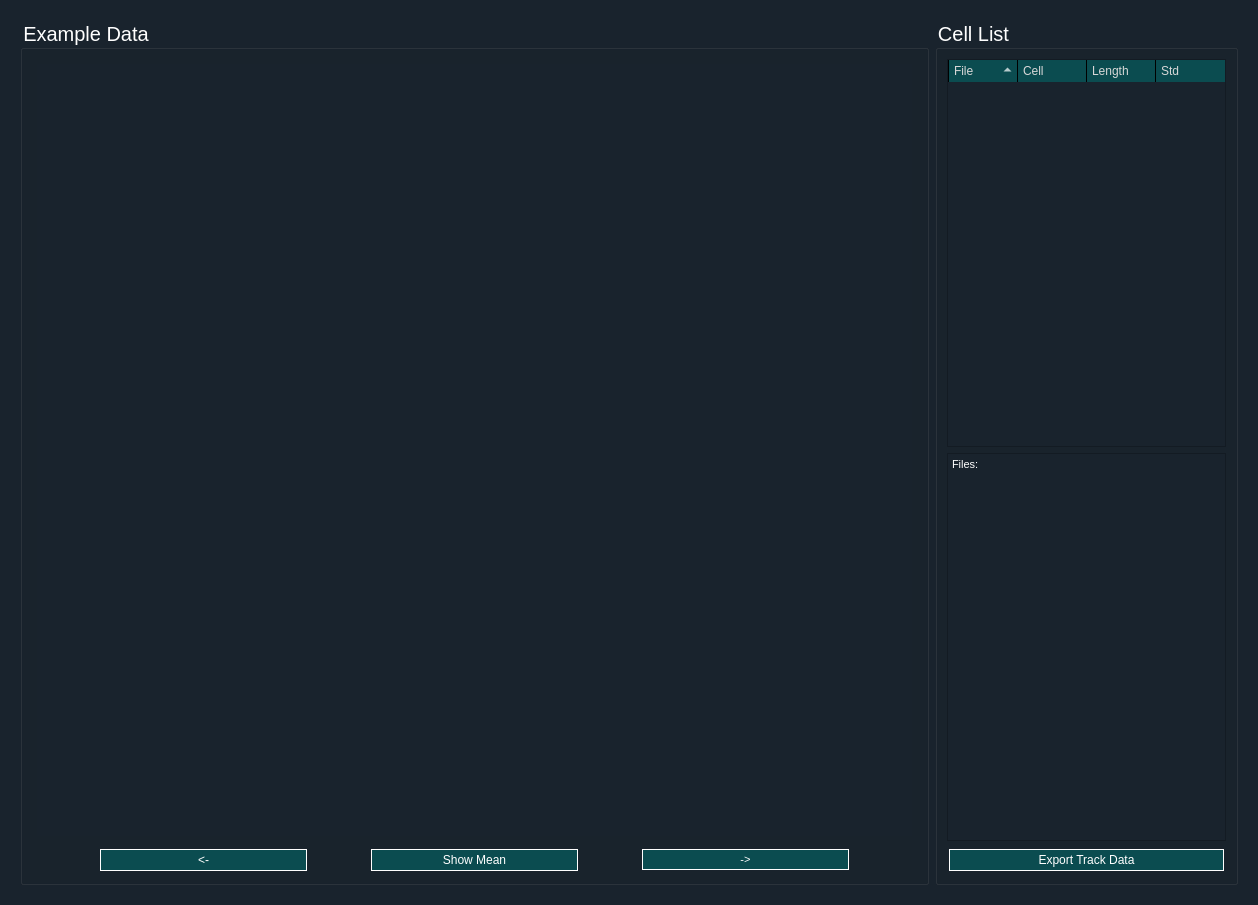
<?xml version="1.0" encoding="UTF-8"?>
<ui version="4.0">
 <class>Dialog</class>
 <widget class="QDialog" name="Dialog">
  <property name="geometry">
   <rect>
    <x>0</x>
    <y>0</y>
    <width>1258</width>
    <height>905</height>
   </rect>
  </property>
  <property name="windowTitle">
   <string>Dialog</string>
  </property>
  <property name="styleSheet">
   <string notr="true">background-color: rgb(25, 35, 45); color: rgb(255,255,255);</string>
  </property>
  <property name="sizeGripEnabled">
   <bool>false</bool>
  </property>
  <property name="modal">
   <bool>false</bool>
  </property>
  <layout class="QVBoxLayout" name="verticalLayout_5" stretch="0">
   <item>
    <widget class="QFrame" name="frame">
     <property name="minimumSize">
      <size>
       <width>180</width>
       <height>0</height>
      </size>
     </property>
     <property name="font">
      <font>
       <pointsize>15</pointsize>
      </font>
     </property>
     <property name="styleSheet">
      <string notr="true"/>
     </property>
     <layout class="QVBoxLayout" name="verticalLayout_2" stretch="0">
      <item>
       <layout class="QHBoxLayout" name="horizontalLayout_2" stretch="3,1">
        <item>
         <widget class="QGroupBox" name="groupBox_3">
          <property name="font">
           <font>
            <pointsize>15</pointsize>
           </font>
          </property>
          <property name="title">
           <string>Example Data</string>
          </property>
          <layout class="QVBoxLayout" name="verticalLayout" stretch="1,0">
           <item>
            <layout class="QHBoxLayout" name="horizontalLayout_4">
             <item>
              <widget class="MplWidget" name="MplWidget_rep" native="true">
               <property name="styleSheet">
                <string notr="true">margin: 5px;</string>
               </property>
              </widget>
             </item>
            </layout>
           </item>
           <item>
            <layout class="QHBoxLayout" name="horizontalLayout" stretch="0,0,0">
             <property name="spacing">
              <number>60</number>
             </property>
             <property name="sizeConstraint">
              <enum>QLayout::SetFixedSize</enum>
             </property>
             <property name="leftMargin">
              <number>66</number>
             </property>
             <property name="rightMargin">
              <number>66</number>
             </property>
             <item>
              <widget class="QPushButton" name="pushButton_backward">
               <property name="styleSheet">
                <string notr="true">QPushButton:hover {
    background-color:rgb(17, 117, 122)

}
QPushButton:pressed {
    background-color:rgb(30, 208, 217)

}

QPushButton {
background-color:rgb(11, 76, 80);
border:1px solid white; 
padding:3px;
margin: 2px;

}</string>
               </property>
               <property name="text">
                <string>&lt;-</string>
               </property>
              </widget>
             </item>
             <item>
              <widget class="QPushButton" name="pushButton_refShowMean">
               <property name="styleSheet">
                <string notr="true">QPushButton:hover {
    background-color:rgb(17, 117, 122)

}
QPushButton:pressed {
    background-color:rgb(30, 208, 217)

}

QPushButton {
background-color:rgb(11, 76, 80);
border:1px solid white; 
padding:3px;
margin: 2px;

}</string>
               </property>
               <property name="text">
                <string>Show Mean</string>
               </property>
              </widget>
             </item>
             <item>
              <widget class="QPushButton" name="pushButton_forward">
               <property name="font">
                <font>
                 <pointsize>8</pointsize>
                </font>
               </property>
               <property name="styleSheet">
                <string notr="true">QPushButton:hover {
    background-color:rgb(17, 117, 122)

}
QPushButton:pressed {
    background-color:rgb(30, 208, 217)

}

QPushButton {
background-color:rgb(11, 76, 80);
border:1px solid white; 
padding:3px;
margin: 2px;

}</string>
               </property>
               <property name="text">
                <string>-&gt;</string>
               </property>
              </widget>
             </item>
            </layout>
           </item>
          </layout>
         </widget>
        </item>
        <item>
         <widget class="QGroupBox" name="groupBox_4">
          <property name="font">
           <font>
            <pointsize>15</pointsize>
           </font>
          </property>
          <property name="title">
           <string>Cell List</string>
          </property>
          <layout class="QVBoxLayout" name="verticalLayout_6" stretch="0,0,0">
           <item>
            <widget class="QTreeWidget" name="treeWidget_refCellTree">
             <property name="sizePolicy">
              <sizepolicy hsizetype="Expanding" vsizetype="Expanding">
               <horstretch>0</horstretch>
               <verstretch>0</verstretch>
              </sizepolicy>
             </property>
             <property name="styleSheet">
              <string notr="true">QHeaderView::section {background-color: rgb(11, 76, 80);
color: rgb(215, 215, 215);
border-style: solid;
border-width:0px;
border-left-width: 1px;
padding: 2px;
padding-left: 5px;

}</string>
             </property>
             <property name="horizontalScrollBarPolicy">
              <enum>Qt::ScrollBarAlwaysOff</enum>
             </property>
             <property name="sizeAdjustPolicy">
              <enum>QAbstractScrollArea::AdjustToContentsOnFirstShow</enum>
             </property>
             <property name="autoScroll">
              <bool>true</bool>
             </property>
             <property name="showDropIndicator" stdset="0">
              <bool>false</bool>
             </property>
             <property name="itemsExpandable">
              <bool>true</bool>
             </property>
             <property name="sortingEnabled">
              <bool>true</bool>
             </property>
             <attribute name="headerDefaultSectionSize">
              <number>69</number>
             </attribute>
             <attribute name="headerStretchLastSection">
              <bool>true</bool>
             </attribute>
             <column>
              <property name="text">
               <string>File</string>
              </property>
             </column>
             <column>
              <property name="text">
               <string>Cell</string>
              </property>
             </column>
             <column>
              <property name="text">
               <string>Length</string>
              </property>
             </column>
             <column>
              <property name="text">
               <string>Std</string>
              </property>
             </column>
            </widget>
           </item>
           <item>
            <widget class="QTextEdit" name="textEdit_refFiles">
             <property name="html">
              <string>&lt;!DOCTYPE HTML PUBLIC &quot;-//W3C//DTD HTML 4.0//EN&quot; &quot;http://www.w3.org/TR/REC-html40/strict.dtd&quot;&gt;
&lt;html&gt;&lt;head&gt;&lt;meta name=&quot;qrichtext&quot; content=&quot;1&quot; /&gt;&lt;style type=&quot;text/css&quot;&gt;
p, li { white-space: pre-wrap; }
&lt;/style&gt;&lt;/head&gt;&lt;body style=&quot; font-family:'MS Shell Dlg 2'; font-size:8.25pt; font-weight:400; font-style:normal;&quot;&gt;
&lt;p align=&quot;justify&quot; style=&quot; margin-top:0px; margin-bottom:0px; margin-left:0px; margin-right:0px; -qt-block-indent:0; text-indent:0px;&quot;&gt;Files:&lt;/p&gt;&lt;/body&gt;&lt;/html&gt;</string>
             </property>
            </widget>
           </item>
           <item>
            <widget class="QPushButton" name="pushButton_exportTrackData">
             <property name="styleSheet">
              <string notr="true">QPushButton:hover {
    background-color:rgb(17, 117, 122)

}
QPushButton:pressed {
    background-color:rgb(30, 208, 217)

}

QPushButton {
background-color:rgb(11, 76, 80);
border:1px solid white; 
padding:3px;
margin: 2px;

}</string>
             </property>
             <property name="text">
              <string>Export Track Data</string>
             </property>
            </widget>
           </item>
          </layout>
         </widget>
        </item>
       </layout>
      </item>
     </layout>
    </widget>
   </item>
  </layout>
 </widget>
 <customwidgets>
  <customwidget>
   <class>MplWidget</class>
   <extends>QWidget</extends>
   <header>mplwidget.h</header>
   <container>1</container>
  </customwidget>
 </customwidgets>
 <resources/>
 <connections/>
</ui>
